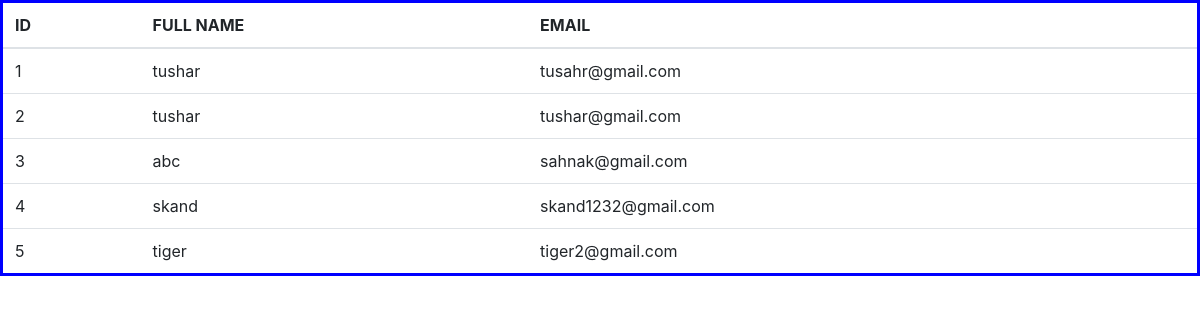
Screenshot of /u.php with the database file from the repository.
### tables this page shows
CREATE TABLE IF NOT EXISTS `users` (
  `id` int NOT NULL AUTO_INCREMENT,
  `full_name` varchar(300) DEFAULT NULL,
  `email` varchar(200) DEFAULT NULL,
  `password` varchar(200) DEFAULT NULL,
  PRIMARY KEY (`id`)
);

### u.php (the view, shortened to what this page needs)
<html>
  <head>
  <link rel="stylesheet" href="https://maxcdn.bootstrapcdn.com/bootstrap/4.0.0/css/bootstrap.min.css">
    </head>
<body>
<table class="table">
  <thead>
    <tr>
      <th>ID</th>
      <th>FULL NAME</th>
      <th>EMAIL</th>
    </tr>
  </thead>
  <tbody>
  <?php
      include "database.php";
      $sql = "select * from users";
      $result = $conn->query($sql);
      while($row=$result->fetch_assoc()){
        echo "
    <tr>
      <td>$row[id]</td>
      <td>$row[full_name]</td>
      <td>$row[email]</td>
    </tr>";}
    ?>
    </tbody>
      </table>
</html>

### u.php (style rules this page uses)
.table { border:3px solid blue; border-radius:3px; }

### rows the page displays
users: id "1", full_name "tushar", email "tusahr@gmail.com"
users: id "2", full_name "tushar", email "tushar@gmail.com"
users: id "3", full_name "abc", email "sahnak@gmail.com"
users: id "4", full_name "skand", email "skand1232@gmail.com"
users: id "5", full_name "tiger", email "tiger2@gmail.com"
